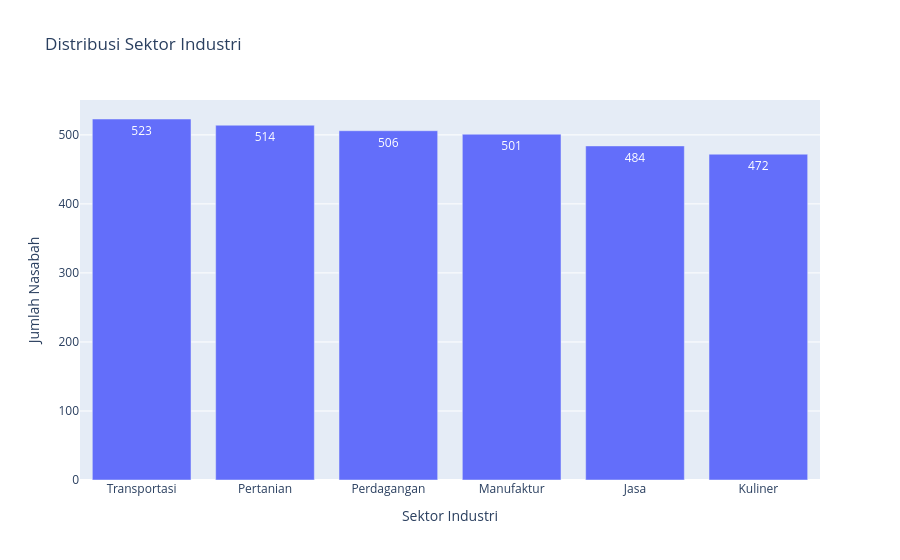

The notebook cell this image was saved under:
### Markdown cell above
**4.1.7 Sektor Industri**

### Code cell
vc = master["industry"].value_counts().reset_index()
vc.columns = ["industry", "jumlah"]
vc["persen"] = (vc["jumlah"] / vc["jumlah"].sum() * 100).round(1)

fig = px.bar(vc, x="industry", y="jumlah", text_auto=True,
             title="Distribusi Sektor Industri",
             labels={"industry": "Sektor Industri", "jumlah": "Jumlah Nasabah"})
fig.show()

print("Insight — jumlah & persentase nasabah per sektor industri:")
print(vc.to_string(index=False))

### Figure 1 — Plotly figure (JSON) as saved in the notebook; plotly's stock layout.template omitted (floating-point values rounded to 4 significant figures)
{"data": [{"hovertemplate": "Sektor Industri=%{x}<br>Jumlah Nasabah=%{y}<extra></extra>", "legendgroup": "", "marker": {"color": "#636efa", "pattern": {"shape": ""}}, "name": "", "orientation": "v", "showlegend": false, "textposition": "auto", "texttemplate": "%{y}", "type": "bar", "x": ["Transportasi", "Pertanian", "Perdagangan", "Manufaktur", "Jasa", "Kuliner"], "xaxis": "x", "y": [523, 514, 506, 501, 484, 472], "yaxis": "y"}], "layout": {"barmode": "relative", "legend": {"tracegroupgap": 0}, "title": {"text": "Distribusi Sektor Industri"}, "xaxis": {"anchor": "y", "domain": [0, 1], "title": {"text": "Sektor Industri"}}, "yaxis": {"anchor": "x", "domain": [0, 1], "title": {"text": "Jumlah Nasabah"}}}}
